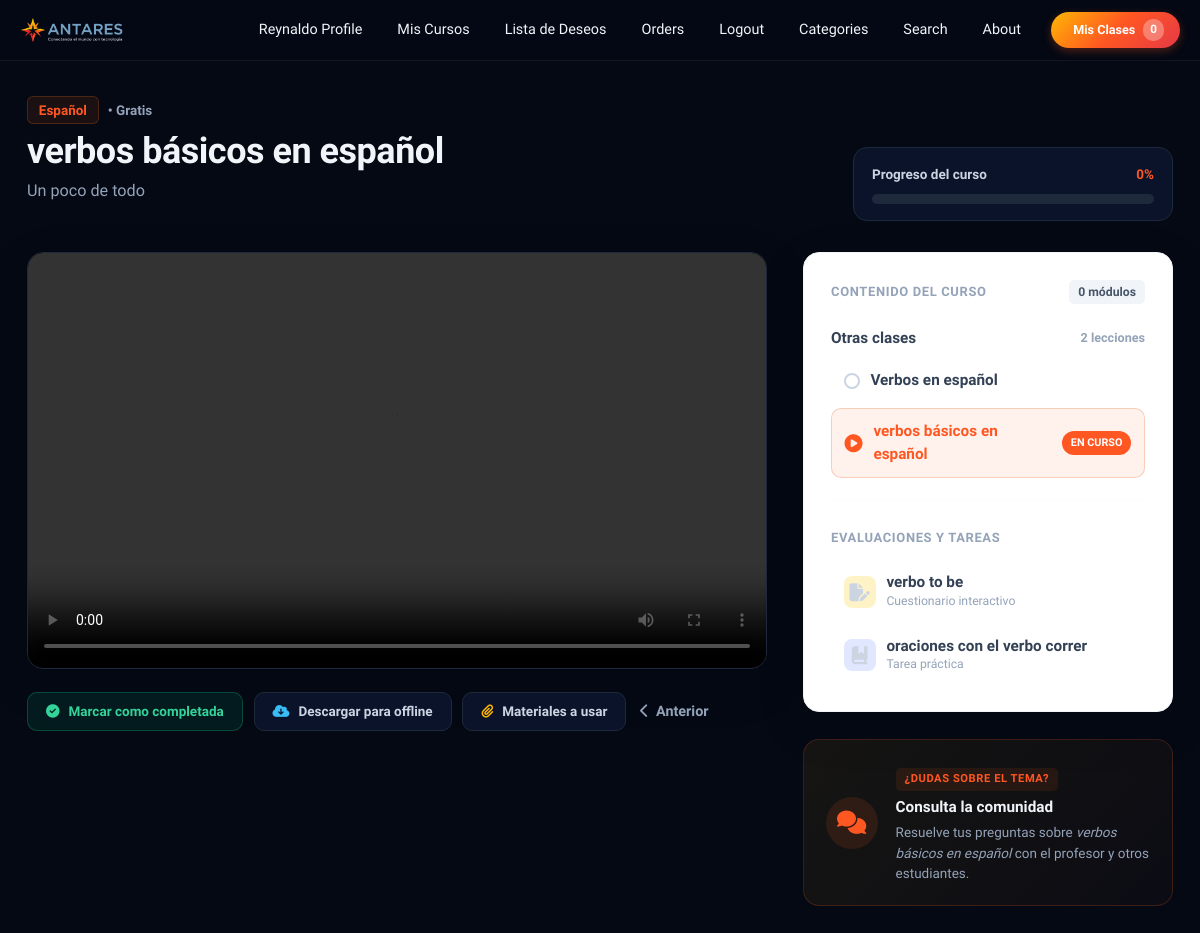
Page /clase/29/ (signed in) on the committed database.
### store/models.py (models this page shows, shortened)
class Product(models.Model):
    name = models.CharField(max_length=100)
    user = models.ForeignKey(User, on_delete=models.CASCADE)
    price = models.DecimalField(default=0, decimal_places=2, max_digits=6)
    category = models.ForeignKey(Category, on_delete=models.CASCADE, default=1)
    description = models.CharField(max_length=250, default='', blank=True, null=True)
    image = models.ImageField(upload_to='uploads/product')
    is_sale = models.BooleanField(default=False)
    sale_price = models.DecimalField(default=0, decimal_places=2, max_digits=6, null=True, blank=True)
    full_access_price = models.DecimalField(
        default=0, decimal_places=2, max_digits=6, null=True, blank=True,
        verbose_name="Precio de acceso a todas las clases de pago",
        help_text="Si lo dejas vacío, se usará el precio normal del curso"
    )
    pay_method = models.CharField(max_length=250, null=True)
    video = models.FileField(upload_to="video", null=True)
    created_day = models.DateTimeField(default=timezone.now)
    learning_points = models.TextField(
        blank=True, default='',
        verbose_name="Lo que aprenderás",
        help_text="Un punto por línea"
    )
    requirements = models.TextField(
        blank=True, default='',
        verbose_name="Requisitos previos",
        help_text="Un requisito por línea"
    )
    target_audience = models.TextField(
        blank=True, default='',
        verbose_name="Dirigido a",
        help_text="Un público por línea"
    )
    language = models.CharField(
        max_length=50, blank=True, default='Español',
        verbose_name="Idioma"
    )
    duration_minutes = models.PositiveIntegerField(
        default=0,
        verbose_name="Duración total (minutos)"
    )
    def total_lessons(self):
        return self.clases.count()
    def porcentaje_completado(self, user):
            if not user.is_authenticated:
                return 0
            total = self.total_lessons()
            if total == 0:
                return 0
            completadas = LeccionCompletada.objects.filter(
                user=user, clase__productClase=self
            ).count()
            return round((completadas / total) * 100)
    def certificado_disponible(self, user):
        if not user.is_authenticated:
            return False
        if self.porcentaje_completado(user) < 100:
            return False
        for quiz in self.quizzes.all():
            if not quiz.intentos.filter(user=user, aprobado=True).exists():
                return False
        return True

class Clase(models.Model):
    user = models.ForeignKey(
        User, related_name='user_clase', on_delete=models.CASCADE
    )
    productClase = models.ForeignKey(  # 🔥 Relación con Blog
        Product, related_name='clases', on_delete=models.CASCADE, default=1
    )
    titleClase = models.CharField(max_length=250)
    slugClase = models.SlugField(null=True, blank=True)
    fileClase = models.FileField(upload_to='files', verbose_name="Archivo")
    bannerClase = models.ImageField(upload_to='clase_banners')
    descriptionClase = models.CharField(max_length=450)
    materialClase = models.FileField(
    upload_to='materiales',
    null=True, blank=True,
    verbose_name="Material descargable (opcional)"
)
    nivel = models.CharField(
    max_length=20,
    choices=[("Gratis", "Versión gratuita"), ("Pago", "Versión de pago")],
    default="Gratis"
)
    class_date = models.DateField(auto_now_add=True)
    usuarios_pagados = models.ManyToManyField(
        User,
        related_name='clases_pagadas',
        blank=True,
        help_text="Usuarios que han pagado por esta clase"
    )
    es_preview = models.BooleanField(
        default=False,
        verbose_name="Vista previa gratuita",
        help_text="Si está marcado, cualquier visitante puede verla sin comprar"
    )
    modulo = models.ForeignKey(
        'Modulo', related_name='clases', on_delete=models.SET_NULL,
        null=True, blank=True
    )
    def usuario_ha_pagado(self, usuario):
        if not usuario.is_authenticated:
            return False
        return self.usuarios_pagados.filter(id=usuario.id).exists()
    def extension(self):
        return self.fileClase.name.split('.')[-1].lower() if self.fileClase else ''
    def tipo_contenido(self):
        ext = self.extension()
        if ext in ('mp4', 'webm', 'ogg', 'mov'):
            return 'video'
    def acceso_permitido(self, user):
        if self.es_preview:
            return True
        if user.is_authenticated and self.usuario_ha_pagado(user):
            return True
        return not self.requiere_pago()

class Quiz(models.Model):
    product = models.ForeignKey(Product, on_delete=models.CASCADE, related_name='quizzes')
    titulo = models.CharField(max_length=200)
    nota_minima_aprobatoria = models.PositiveSmallIntegerField(
        default=60, verbose_name="Nota mínima para aprobar (%)"
    )

class Tarea(models.Model):
    product = models.ForeignKey(Product, on_delete=models.CASCADE, related_name='tareas')
    titulo = models.CharField(max_length=200)
    descripcion = models.TextField(blank=True, default='')
    fecha_limite = models.DateField(null=True, blank=True)

### store/views.py (the view)
# urls.py: path('clase/<int:clase_id>/', views.ver_clase, name='ver_clase'),
@login_required(login_url='login')
def ver_clase(request, clase_id):
    clase = get_object_or_404(Clase, id=clase_id)
    product = clase.productClase
    if not clase.acceso_permitido(request.user):
        messages.error(request, "No tienes acceso a esta clase todavía.")
        return redirect('product_detail', id=product.id)
    Progreso.objects.update_or_create(
        user=request.user, product=product, defaults={'clase': clase}
    )
    modulos = Modulo.objects.filter(product=product).prefetch_related('clases')
    sin_modulo = Clase.objects.filter(productClase=product, modulo__isnull=True)
    completadas_ids = set(
        LeccionCompletada.objects.filter(user=request.user, clase__productClase=product)
        .values_list('clase_id', flat=True)
    )
    todas_las_clases = list(Clase.objects.filter(productClase=product).order_by('modulo__orden', 'id'))
    idx = todas_las_clases.index(clase)
    anterior = todas_las_clases[idx - 1] if idx > 0 else None
    siguiente = todas_las_clases[idx + 1] if idx < len(todas_las_clases) - 1 else None
    context = {
        "product": product,
        "clase": clase,
        "modulos": modulos,
        "sin_modulo": sin_modulo,
        "completadas_ids": completadas_ids,
        "es_completada": clase.id in completadas_ids,
        "anterior": anterior,
        "siguiente": siguiente,
        "porcentaje": product.porcentaje_completado(request.user),
        "quizzes": product.quizzes.all(),
        "tareas": product.tareas.all(),
        "certificado_disponible": product.certificado_disponible(request.user),
    }
    return render(request, 'ver_clase.html', context)

### store/templates/ver_clase.html (shortened to what this page needs)
{% extends 'base.html' %}
{% load static %}
{% block extra_css %}
<link rel="stylesheet" href="{% static 'css/ver_clase.css' %}">
{% endblock %}
{% block content %}
<div class="vc-page">
  <div class="vc-header">
    <div>
      <div class="vc-badge-row">
        <span class="vc-badge-modulo">{% if clase.modulo %}{{ clase.modulo.titulo }}{% else %}{{ product.name }}{% endif %}</span>
        <span class="vc-badge-nivel">• {{ clase.nivel }}</span>
      </div>
      <h1 class="vc-title">{{ clase.titleClase }}</h1>
      <p class="vc-subtitle">{{ clase.descriptionClase }}</p>
    </div>
    <div class="vc-progress-card">
      <div class="vc-progress-top">
        <span class="label">Progreso del curso</span>
        <span class="value">{{ porcentaje }}%</span>
      </div>
      <div class="vc-progress-track">
      </div>
    </div>
  </div>
  <div class="vc-grid">
    <div>
      <div class="vc-player-card">
        <div class="vc-player-box">
          {% if clase.tipo_contenido == 'video' %}
            <video controls preload="metadata" id="lesson-media" src="{{ clase.fileClase.url }}"></video>
          {% elif clase.tipo_contenido == 'pdf' %}
            <iframe src="{{ clase.fileClase.url }}#toolbar=1"></iframe>
          {% elif clase.tipo_contenido == 'imagen' %}
            <img src="{{ clase.fileClase.url }}" alt="{{ clase.titleClase }}">
          {% else %}
            <div class="vc-player-empty">
              <p>Vista previa no disponible para este tipo de archivo.</p>
              <a href="{{ clase.fileClase.url }}" download>Descargar archivo</a>
            </div>
          {% endif %}
        </div>
      </div>
      <div class="vc-actions">
        <div class="vc-actions-left">
          <form method="POST" action="{% url 'toggle_leccion_completada' clase.id %}">
            <button type="submit" class="vc-btn vc-btn-success">
              <i class="fa-solid fa-circle-check"></i>
              {% if es_completada %}Completada{% else %}Marcar como completada{% endif %}
            </button>
          </form>
          <button id="offline-btn" type="button" class="vc-btn"
                  data-url="{{ clase.fileClase.url }}" data-id="clase-{{ clase.id }}">
            <i class="fa-solid fa-cloud-arrow-down vc-icon-sky"></i> Descargar para offline
          </button>
          {% if clase.materialClase %}
            <a href="{{ clase.materialClase.url }}" download class="vc-btn">
              <i class="fa-solid fa-paperclip vc-icon-amber"></i> Materiales a usar
            </a>
          {% endif %}
        </div>
        {% if anterior %}
          <a href="{% url 'ver_clase' anterior.id %}" class="vc-btn-prev">
            <i class="fa-solid fa-chevron-left"></i> Anterior
          </a>
        {% endif %}
      </div>
    </div>
    <div class="vc-sidebar">
      <div class="vc-card-light">
        <div>
          <div class="vc-section-head" style="display:flex; justify-content:space-between; align-items:center; margin-bottom:.75rem;">
            <span class="vc-section-label">Contenido del curso</span>
            <span class="vc-section-count">{{ modulos|length }} módulo{{ modulos|length|pluralize }}</span>
          </div>
          {% if sin_modulo %}
            <div class="vc-modulo">
              <div class="vc-modulo-header" onclick="this.nextElementSibling.classList.toggle('is-open')">
                <span>Otras clases</span>
                <span class="count">{{ sin_modulo|length }} lecciones</span>
              </div>
              <ul class="vc-leccion-list is-open">
                {% for c in sin_modulo %}
                  <li>
                    <a href="{% url 'ver_clase' c.id %}" class="vc-leccion-item {% if c.id == clase.id %}is-active{% endif %}">
                      {% if c.id == clase.id %}
                        <i class="fa-solid fa-circle-play"></i>
                      {% else %}
                        <span class="vc-check-dot {% if c.id in completadas_ids %}is-done{% endif %}"></span>
                      {% endif %}
                      <span class="vc-leccion-name">{{ c.titleClase }}</span>
                      {% if c.id == clase.id %}<span class="vc-tag-live">En curso</span>{% endif %}
                    </a>
                  </li>
                {% endfor %}
              </ul>
            </div>
          {% endif %}
        </div>
        {% if quizzes or tareas %}
          <hr class="vc-divider">
          <div>
            <span class="vc-section-label">Evaluaciones y tareas</span>
            <ul class="vc-leccion-list is-open" style="margin-top:.75rem;">
              {% for quiz in quizzes %}
                <li>
                  <a href="{% url 'tomar_quiz' quiz.id %}" class="vc-leccion-item">
                    <span class="vc-eval-icon amber"><i class="fa-solid fa-file-pen"></i></span>
                    <span>
                      <p class="vc-eval-title">{{ quiz.titulo }}</p>
                      <span class="vc-eval-sub">Cuestionario interactivo</span>
                    </span>
                  </a>
                </li>
              {% endfor %}
              {% for tarea in tareas %}
                <li>
                  <a href="{% url 'entregar_tarea' tarea.id %}" class="vc-leccion-item">
                    <span class="vc-eval-icon indigo"><i class="fa-solid fa-book-bookmark"></i></span>
                    <span>
                      <p class="vc-eval-title">{{ tarea.titulo }}</p>
                      <span class="vc-eval-sub">Tarea práctica</span>
                    </span>
                  </a>
                </li>
              {% endfor %}
            </ul>
          </div>
        {% endif %}
      </div>
      <div class="vc-help-banner">
        <div class="vc-help-icon"><i class="fa-solid fa-comments"></i></div>
        <div>
          <span class="vc-help-eyebrow">¿Dudas sobre el tema?</span>
          <p class="vc-help-title">Consulta la comunidad</p>
          <p class="vc-help-text">Resuelve tus preguntas sobre <em>{{ clase.titleClase }}</em> con el profesor y otros estudiantes.</p>
        </div>
      </div>
    </div>
  </div>
</div>
{% endblock %}

### store/templates/navbar.html (shortened to what this page needs)
{% load static %}
<nav class="nav-principal" id="navbarPrincipal">
    <div  class="contenedor-nav">
        <a class="nav-logo" href="{% url 'index' %}"><img src="{% static 'assets/antares_logo_navbar.png' %}" alt="ANTARES"></a>
        <div class="nav-colapso" id="navbarSupportedContent">
            <ul class="lista-nav">
                {% if user.is_authenticated %}
                <li class="item-desplegable">
                    <a class="nav-link-custom perfil-usuario" tabindex="0">{{request.user.username}} profile</a>
                </li>
                <li><a class="nav-link-custom {% if request.resolver_match.url_name == 'my_courses' %}activo{% endif %}" href="{% url 'my_courses' %}">Mis Cursos</a></li>
                <li><a class="nav-link-custom {% if request.resolver_match.url_name == 'wishlist' %}activo{% endif %}" href="{% url 'wishlist' %}">Lista de Deseos</a></li>
                {% if user.is_superuser %}
                <li class="item-desplegable">
                    <a class="nav-link-custom" tabindex="0">Orders</a>
                </li>
                {% endif %}
                <li><a class="nav-link-custom" href="{% url 'logout' %}">Logout</a></li>
                {% else %}
                <li><a class="nav-link-custom {% if request.resolver_match.url_name == 'login' %}activo{% endif %}" href="{% url 'login' %}">Login</a></li>
                <li><a class="nav-link-custom {% if request.resolver_match.url_name == 'register' %}activo{% endif %}" href="{% url 'register' %}">Register</a></li>
                {% endif %}
                <li class="item-desplegable">
                    <a class="nav-link-custom {% if request.resolver_match.url_name == 'category' or request.resolver_match.url_name == 'category_summary' %}activo{% endif %}" tabindex="0">Categories</a>
                </li>
                <li><a class="nav-link-custom {% if request.resolver_match.url_name == 'search' %}activo{% endif %}" href="{% url 'search' %}">Search</a></li>
                <li><a class="nav-link-custom {% if request.resolver_match.url_name == 'about' %}activo{% endif %}" href="{% url 'about' %}">About</a></li>
            </ul>
            <form class="form-carrito">
                <a href="{% url 'cart_summary' %}" class="boton-carrito">
                    <i class="icono-carrito">&nbsp;&nbsp;Mis Clases</i>
                    <span class="contador-badge" id="cart_quantity">{{ cart|length }}</span>
                </a>
            </form>
        </div>
    </div>
</nav>

### rows in the picture
Product: name "Español"
Clase: nivel "Gratis", titleClase "verbos básicos en español", descriptionClase "Un poco de todo", shows "EN CURSO"
Clase: titleClase "Verbos en español"
Quiz: titulo "verbo to be"
Tarea: titulo "oraciones con el verbo correr"

### other values in the picture
{{ request.user.username }} "Reynaldo"
{{ cart|length }} "0"
{{ porcentaje }} "0"
{{ modulos|length }} "0"
{{ sin_modulo|length }} "2"
